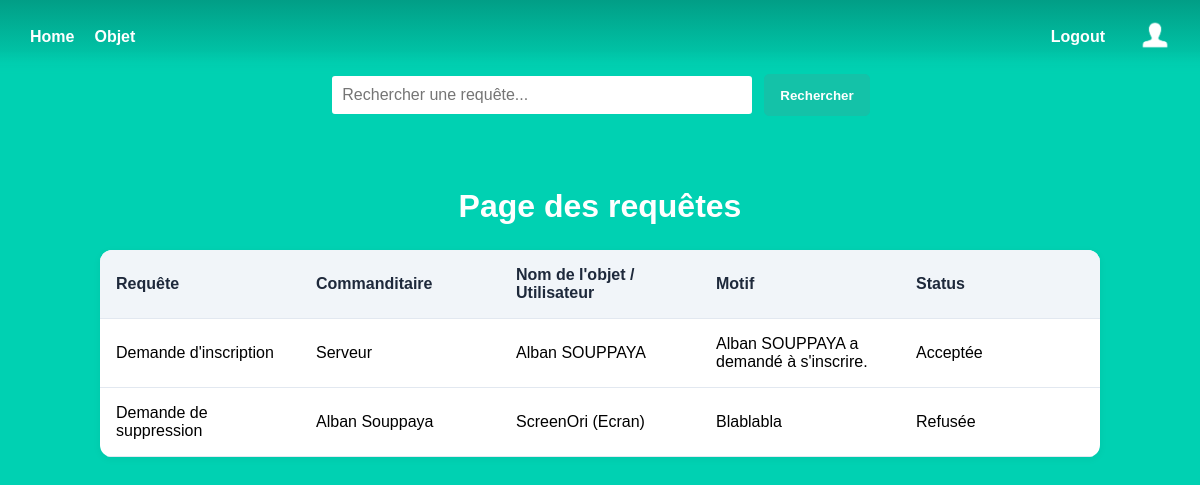
Screenshot of /request_admin (signed in) with the database file from the repository.
### models.py (models this page shows)
class Request(db.Model):
    id = db.Column(db.Integer, primary_key=True)
    title = db.Column(db.String)
    description = db.Column(db.Text)
    status = db.Column(db.String)
    object_name = db.Column(db.String)
    object_type = db.Column(db.String)
    user_lastname = db.Column(db.String)
    user_firstname = db.Column(db.String)

### admin.py (the view)
@admin.route('/request_admin')
def request_admin_list():
    requests = Request.query.all()
    return render_template('admin_request.html', requests=requests)

### templates/admin_request.html
{% extends 'base.html' %}
{% block content %}
<div class="search-container">
    <input type="text" class="search-input search-obj" placeholder="Rechercher une requête...">
    <button class="search-button">Rechercher</button>
</div>
<h1 class="title">
    Page  des requêtes
</h1>
<div class="resquest-container">
    <div class="">
        <table>
            <tr>
                <th>Requête</th>
                <th>Commanditaire</th>
                <th>Nom de l'objet / Utilisateur</th>
                <th>Motif</th>
                <th>Status</th>
            </tr>
        {% for rqs in requests %}
        {% if rqs.title == "Demande de suppression" %}
            <tr>
                <td>{{rqs.title}}</td>
                <td>{{rqs.user_firstname}} {{rqs.user_lastname}}</td>
                <td>{{rqs.object_name}} ({{rqs.object_type}})</td>
                <td>{{rqs.description}}</td>
                {% if rqs.status == "En attente" %}
                <td>
                    <form action="{{ url_for('admin.request_accept', request_id=rqs.id) }}" method="post">
                        <button type="submit" class="accept-btn">Accepter</button>
                    </form>
                    <form action="{{ url_for('admin.request_refuse', request_id=rqs.id) }}" method="post">
                        <button type="submit" class="refuse-btn">Refuser</button>
                    </form>
                </td>
                {% else %}
                    <td>{{rqs.status}}</td>
                {% endif %}
            </tr>
        {% elif rqs.title == "Demande d'inscription" %}
            <tr>
                <td>{{rqs.title}}</td>
                <td>Serveur</td>
                <td>{{rqs.user_firstname}} {{rqs.user_lastname}}</td>
                <td>{{rqs.description}}</td>
                {% if rqs.status == "En attente" %}
                <td>
                    <form action="{{ url_for('admin.request_accept', request_id=rqs.id) }}" method="post">
                        <button type="submit" class="">Accepter</button>
                    </form>
                    <form action="{{ url_for('admin.request_refuse', request_id=rqs.id) }}" method="post">
                        <button type="submit" class="">Refuser</button>
                    </form>
                </td>
                {% else %}
                    <td>{{rqs.status}}</td>
                {% endif %}
            </tr>
        {% endif %}
        {% endfor %}
        </table>
    </div>
</div>
{% endblock %}

### static/styles/base2.css (style rules this page uses)
html, body { height: 100%; margin: 0; padding: 0; font-family: 'Arial', sans-serif; background-color: #00d1b2; color: rgb(0, 0, 0); text-align: center; }
.title { color: white; padding-top: 25px; font-size: 2rem; font-weight: 600; line-height: 1.125 }
.search-container { display: flex; justify-content: center; margin-bottom: 20px; }
.search-input { width: 400px; max-width: 100%; padding: 10px; border: 2px solid #00d1b2; border-radius: 5px; font-size: 16px; }
.search-button { background-color: #14c2a8; border: 1px solid #14c2a8; color: white; font-weight: bold; padding: 10px 15px; border-radius: 5px; margin-left: 10px; cursor: pointer; transition: background 0.3s; }
.resquest-container table { table-layout: fixed; width: 100%; border-collapse: collapse; margin: 0 auto; max-width: 1000px; background-color: white; border-radius: 12px; overflow: hidden; box-shadow: 0 2px 8px rgba(0, 0, 0, 0.05); }
.resquest-container th, td { text-align: left; padding: 1rem; border-bottom: 1px solid #e2e8f0; }
.resquest-container th { background-color: #f1f5f9; color: #1e293b; font-weight: 600; }

### rows the page displays
Request: title "Demande d'inscription", user_firstname "Alban", user_lastname "SOUPPAYA", description "Alban SOUPPAYA a demandé à s'inscrire.", status "Acceptée"
Request: title "Demande de suppression", user_firstname "Alban", user_lastname "Souppaya", object_name "ScreenOri", object_type "Ecran", description "Blablabla", status "Refusée"
